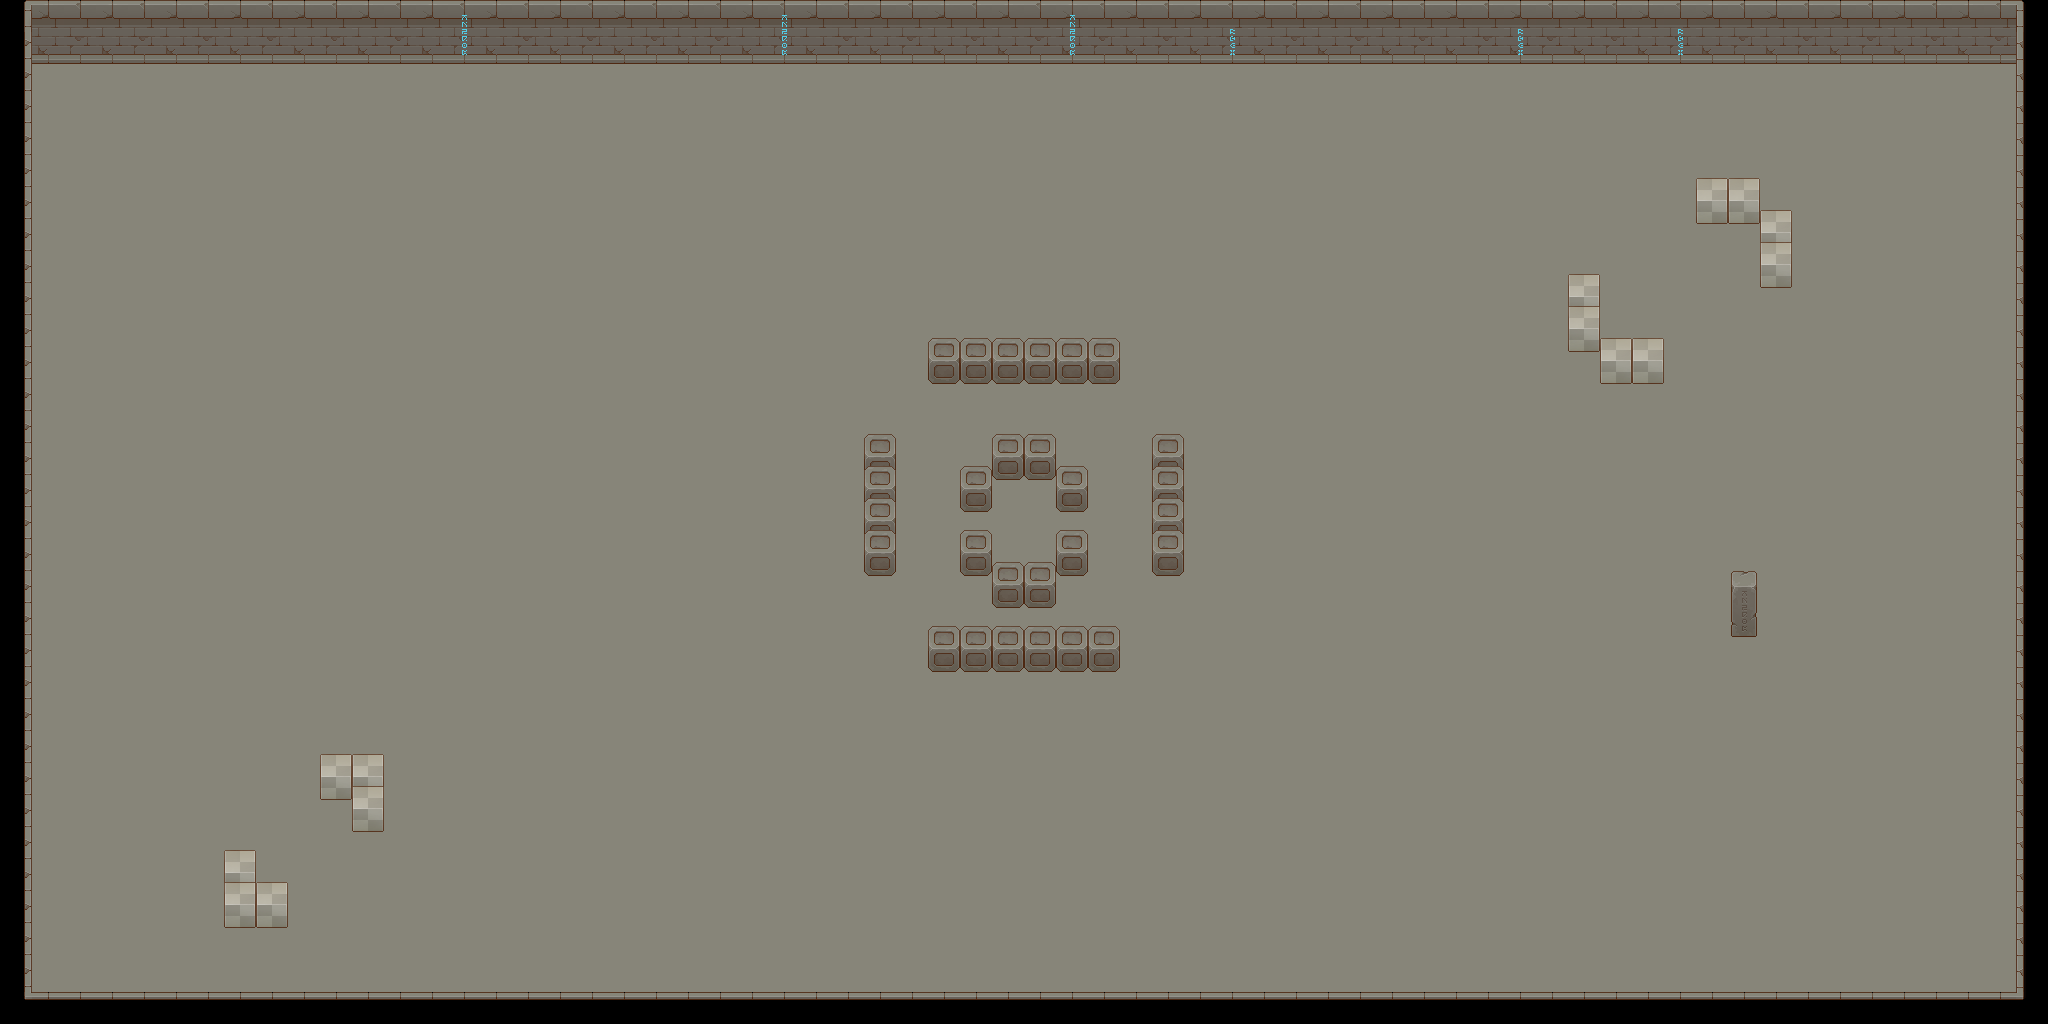

Rendered tile map (Tiled .tmx) drawn with the repository's tilesets; below, a short description and the map source with its tile grids summarised:
An orthogonal 64x32 tile map with 32x32 px tiles, 3 tile layers (Слой тайлов 1, Слой тайлов 2, Слой тайлов 3), 3 tilesets.

<map version="1.5" tiledversion="1.7.2" orientation="orthogonal" renderorder="right-down" width="64" height="32" tilewidth="32" tileheight="32" infinite="0" nextlayerid="4" nextobjectid="1">
 <tileset firstgid="1" name="TX Tileset Stone Ground" tilewidth="32" tileheight="32" tilecount="64" columns="8">
  <image source="TX Tileset Stone Ground.png" width="256" height="256" />
 </tileset>
 <tileset firstgid="65" name="TX Tileset Wall" tilewidth="32" tileheight="32" tilecount="256" columns="16">
  <image source="TX Tileset Wall.png" width="512" height="512" />
 </tileset>
 <tileset firstgid="321" name="TX Props" tilewidth="32" tileheight="32" tilecount="256" columns="16">
  <image source="TX Props.png" width="512" height="512" />
 </tileset>
 <layer id="1" name="Слой тайлов 1" width="64" height="32">
  <data>[2048 cells, 2048 non-empty, 12 distinct tile ids]</data>
 </layer>
 <layer id="2" name="Слой тайлов 2" width="64" height="32">
  <data>[2048 cells, 43 non-empty, 3 distinct tile ids]</data>
 </layer>
 <layer id="3" name="Слой тайлов 3" width="64" height="32">
  <data>[2048 cells, 56 non-empty, 8 distinct tile ids]</data>
 </layer>
</map>
